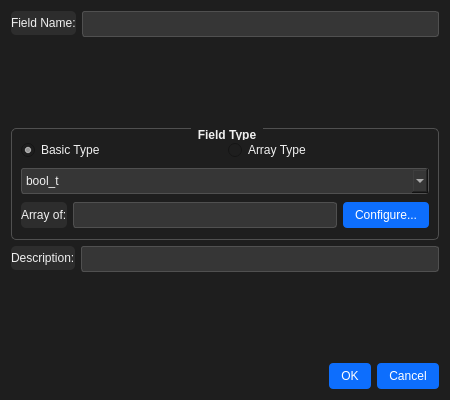
<?xml version="1.0" encoding="UTF-8"?>
<ui version="4.0">
 <class>StructFieldDialog</class>
 <widget class="QDialog" name="StructFieldDialog">
  <property name="geometry">
   <rect>
    <x>0</x>
    <y>0</y>
    <width>450</width>
    <height>400</height>
   </rect>
  </property>
  <property name="windowTitle">
   <string>Struct Field Configuration</string>
  </property>
  <property name="styleSheet">
   <string notr="true">/* Dark theme stylesheet */
QDialog, QWidget {
    background-color: #1e1e1e;
    color: #f0f0f0;
}

QLabel {
    color: #f0f0f0;
}

QFrame {
    background-color: #2d2d2d;
    border-radius: 5px;
}

QPushButton {
    background-color: #0d6efd;
    color: white;
    border: none;
    padding: 6px 12px;
    border-radius: 4px;
}

QPushButton:hover {
    background-color: #0b5ed7;
}

QPushButton:pressed {
    background-color: #0a58ca;
}

QLineEdit, QPlainTextEdit, QSpinBox, QDoubleSpinBox, QComboBox {
    background-color: #363636;
    border: 1px solid #505050;
    color: #f0f0f0;
    padding: 4px;
    border-radius: 3px;
}

QLineEdit:focus, QPlainTextEdit:focus, QSpinBox:focus, QDoubleSpinBox:focus, QComboBox:focus {
    border: 1px solid #0d6efd;
}

QGroupBox {
    border: 1px solid #505050;
    border-radius: 5px;
    margin-top: 1ex;
    font-weight: bold;
}

QGroupBox::title {
    subcontrol-origin: margin;
    subcontrol-position: top center;
    padding: 0 5px;
    color: #f0f0f0;
}

QDialogButtonBox {
    background-color: #1e1e1e;
    border-top: 1px solid #505050;
    padding-top: 15px;
}</string>
  </property>
  <layout class="QVBoxLayout" name="verticalLayout">
   <item>
    <layout class="QFormLayout" name="form_layout">
     <item row="0" column="0">
      <widget class="QLabel" name="name_label">
       <property name="text">
        <string>Field Name:</string>
       </property>
      </widget>
     </item>
     <item row="0" column="1">
      <widget class="QLineEdit" name="name_edit"/>
     </item>
    </layout>
   </item>
   <item>
    <widget class="QGroupBox" name="type_group">
     <property name="title">
      <string>Field Type</string>
     </property>
     <layout class="QVBoxLayout" name="type_layout">
      <item>
       <layout class="QHBoxLayout" name="radio_layout">
        <item>
         <widget class="QRadioButton" name="basic_radio">
          <property name="text">
           <string>Basic Type</string>
          </property>
          <property name="checked">
           <bool>true</bool>
          </property>
         </widget>
        </item>
        <item>
         <widget class="QRadioButton" name="array_radio">
          <property name="text">
           <string>Array Type</string>
          </property>
         </widget>
        </item>
       </layout>
      </item>
      <item>
       <layout class="QHBoxLayout" name="type_selection_layout">
        <item>
         <widget class="QComboBox" name="type_combo">
          <item>
           <property name="text">
            <string>bool_t</string>
           </property>
          </item>
          <item>
           <property name="text">
            <string>uint8</string>
           </property>
          </item>
          <item>
           <property name="text">
            <string>uint16</string>
           </property>
          </item>
          <item>
           <property name="text">
            <string>uint32</string>
           </property>
          </item>
          <item>
           <property name="text">
            <string>uint64</string>
           </property>
          </item>
          <item>
           <property name="text">
            <string>sint8</string>
           </property>
          </item>
          <item>
           <property name="text">
            <string>sint16</string>
           </property>
          </item>
          <item>
           <property name="text">
            <string>sint32</string>
           </property>
          </item>
          <item>
           <property name="text">
            <string>sint64</string>
           </property>
          </item>
          <item>
           <property name="text">
            <string>char_t</string>
           </property>
          </item>
          <item>
           <property name="text">
            <string>float32</string>
           </property>
          </item>
          <item>
           <property name="text">
            <string>float64</string>
           </property>
          </item>
         </widget>
        </item>
       </layout>
      </item>
      <item>
       <layout class="QHBoxLayout" name="array_layout">
        <item>
         <widget class="QLabel" name="array_type_label">
          <property name="visible">
           <bool>false</bool>
          </property>
          <property name="text">
           <string>Array of:</string>
          </property>
         </widget>
        </item>
        <item>
         <widget class="QLineEdit" name="array_display">
          <property name="visible">
           <bool>false</bool>
          </property>
          <property name="readOnly">
           <bool>true</bool>
          </property>
         </widget>
        </item>
        <item>
         <widget class="QPushButton" name="configure_array_button">
          <property name="visible">
           <bool>false</bool>
          </property>
          <property name="text">
           <string>Configure...</string>
          </property>
         </widget>
        </item>
       </layout>
      </item>
     </layout>
    </widget>
   </item>
   <item>
    <layout class="QFormLayout" name="description_layout">
     <item row="0" column="0">
      <widget class="QLabel" name="description_label">
       <property name="text">
        <string>Description:</string>
       </property>
      </widget>
     </item>
     <item row="0" column="1">
      <widget class="QLineEdit" name="description_edit"/>
     </item>
    </layout>
   </item>
   <item>
    <widget class="QDialogButtonBox" name="buttonBox">
     <property name="standardButtons">
      <set>QDialogButtonBox::Cancel|QDialogButtonBox::Ok</set>
     </property>
    </widget>
   </item>
  </layout>
 </widget>
 <resources/>
 <connections/>
</ui>
